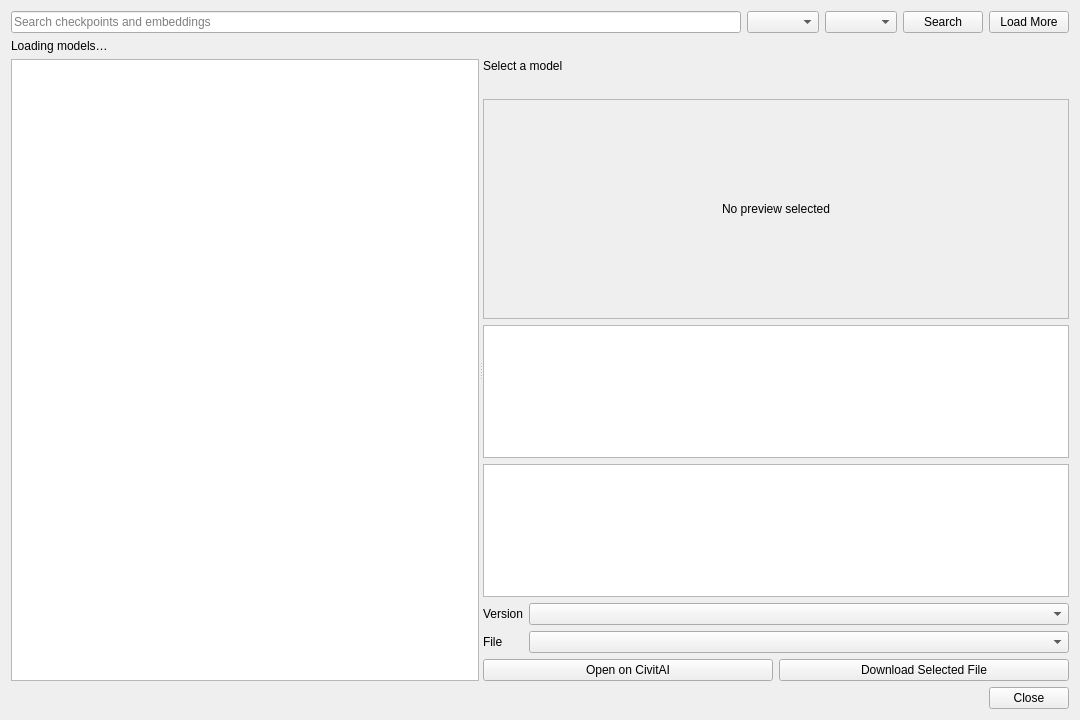
<?xml version="1.0" encoding="UTF-8"?>
<ui version="4.0">
 <class>CivitaiBrowserDialog</class>
 <widget class="QWidget" name="CivitaiBrowserDialog">
  <property name="geometry">
   <rect>
    <x>0</x>
    <y>0</y>
    <width>1080</width>
    <height>720</height>
   </rect>
  </property>
  <property name="windowTitle">
   <string>CivitAI Browser</string>
  </property>
  <layout class="QVBoxLayout" name="verticalLayout">
   <item>
    <layout class="QHBoxLayout" name="filterLayout">
     <item>
      <widget class="QLineEdit" name="search_line_edit">
       <property name="placeholderText">
        <string>Search checkpoints and embeddings</string>
       </property>
      </widget>
     </item>
     <item>
      <widget class="QComboBox" name="base_model_combo"/>
     </item>
     <item>
      <widget class="QComboBox" name="type_combo"/>
     </item>
     <item>
      <widget class="QPushButton" name="search_button">
       <property name="text">
        <string>Search</string>
       </property>
      </widget>
     </item>
     <item>
      <widget class="QPushButton" name="load_more_button">
       <property name="text">
        <string>Load More</string>
       </property>
      </widget>
     </item>
    </layout>
   </item>
   <item>
    <widget class="QLabel" name="status_label">
     <property name="text">
      <string>Loading models…</string>
     </property>
    </widget>
   </item>
   <item>
    <widget class="QSplitter" name="browser_splitter">
     <property name="orientation">
      <enum>Qt::Horizontal</enum>
     </property>
     <widget class="QWidget" name="results_panel">
      <layout class="QVBoxLayout" name="resultsLayout">
       <item>
        <widget class="QListWidget" name="results_list"/>
       </item>
      </layout>
     </widget>
     <widget class="QWidget" name="details_panel">
      <layout class="QVBoxLayout" name="detailsLayout">
       <item>
        <widget class="QLabel" name="selected_model_label">
         <property name="text">
          <string>Select a model</string>
         </property>
        </widget>
       </item>
       <item>
        <widget class="QLabel" name="selected_model_meta_label">
         <property name="text">
          <string/>
         </property>
         <property name="wordWrap">
          <bool>true</bool>
         </property>
        </widget>
       </item>
       <item>
        <widget class="QLabel" name="preview_label">
         <property name="minimumSize">
          <size>
           <width>320</width>
           <height>220</height>
          </size>
         </property>
         <property name="alignment">
          <set>Qt::AlignCenter</set>
         </property>
         <property name="text">
          <string>No preview selected</string>
         </property>
         <property name="frameShape">
          <enum>QFrame::StyledPanel</enum>
         </property>
        </widget>
       </item>
       <item>
        <widget class="QListWidget" name="sample_images_list"/>
       </item>
       <item>
        <widget class="QTextBrowser" name="description_browser"/>
       </item>
       <item>
        <layout class="QFormLayout" name="selectionLayout">
         <item row="0" column="0">
          <widget class="QLabel" name="version_label">
           <property name="text">
            <string>Version</string>
           </property>
          </widget>
         </item>
         <item row="0" column="1">
          <widget class="QComboBox" name="version_combo"/>
         </item>
         <item row="1" column="0">
          <widget class="QLabel" name="file_label">
           <property name="text">
            <string>File</string>
           </property>
          </widget>
         </item>
         <item row="1" column="1">
          <widget class="QComboBox" name="file_combo"/>
         </item>
        </layout>
       </item>
       <item>
        <layout class="QHBoxLayout" name="actionLayout">
         <item>
          <widget class="QPushButton" name="open_model_button">
           <property name="text">
            <string>Open on CivitAI</string>
           </property>
          </widget>
         </item>
         <item>
          <widget class="QPushButton" name="download_button">
           <property name="text">
            <string>Download Selected File</string>
           </property>
          </widget>
         </item>
        </layout>
       </item>
      </layout>
     </widget>
    </widget>
   </item>
   <item>
    <widget class="QDialogButtonBox" name="button_box">
     <property name="standardButtons">
      <set>QDialogButtonBox::Close</set>
     </property>
    </widget>
   </item>
  </layout>
 </widget>
 <resources/>
 <connections/>
</ui>
